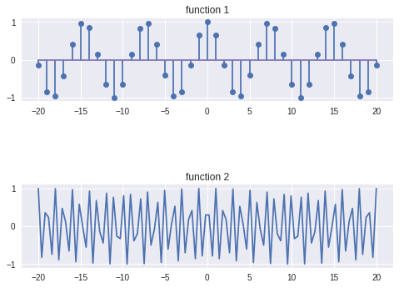

This figure's Python source:
import matplotlib.pyplot as plot
import numpy as np


x = np.linspace(-20,20, 41)
x2 = np.linspace(-20,20, 100)

y1 = np.cos(6*x/7)

y2 = np.cos(2 * np.pi * x2) + 1j * np.sin(np.pi * x2)



plot.subplots_adjust(hspace = 1)
plot.subplot(2,1,1)
plot.stem(x,y1)
plot.title("function 1")


plot.subplot(2,1,2)
plot.plot(x2,y2,'-')
plot.title("function 2")
